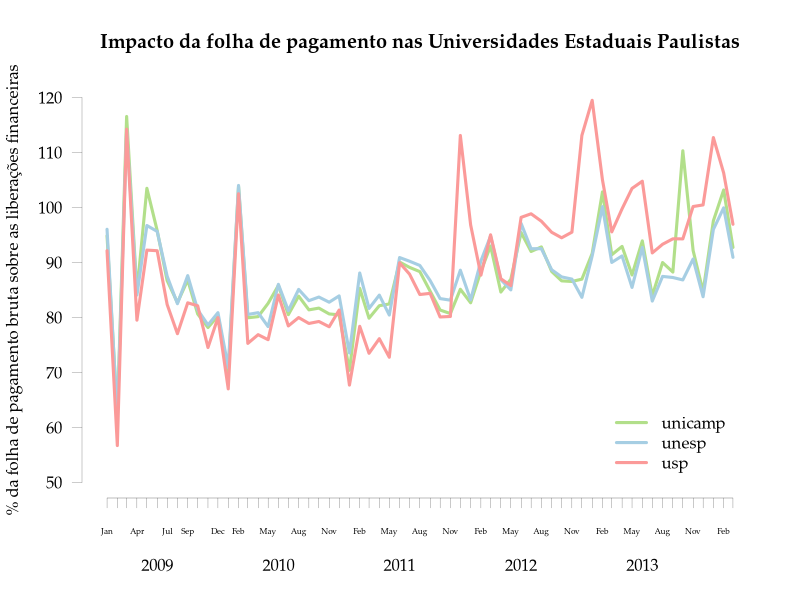

Write R code to recreate this figure.
library(RColorBrewer)

# Data from http://www.vrea.usp.br/?q=node/8
y2009 <- c(93.72,96.03,94.85,92.14,59.30,61.85,62.45,56.73,114.70,114.04,116.53,114.22,81.80,84.09,84.58,79.52,95.92,96.72,
                  103.48,92.25,93.84,95.65,95.80,92.14,84.63,87.51,86.71,82.37,79.69,82.51,82.71,77.06,84.83,87.61,86.81,82.67,81.61,
                  81.40,80.64,82.13,76.39,78.65,78.18,74.55,80.27,80.88,80.29,79.98)
y2010 <- c(68.66,70.92,69.97,67.03,103.17,104.00,103.84,102.49,77.65,80.55,79.95,75.30,78.61,80.88,80.16,76.88,78.07,78.35,82.57,75.97,84.96,86.03,85.82,
           84.09,79.62,81.25,80.52,78.47,82.13,85.11,83.88,79.99,80.50,83.06,81.39,78.92,80.93,83.72,81.71,79.28,79.95,82.78,80.65,78.32,81.79,83.93,80.48,81.36)

y2011 <- c(69.76,73.56,70.40,67.72,82.36,88.09,85.30,78.40,76.96,81.65,79.88,73.50,79.47,84.07,82.15,76.15,76.88,80.45,82.46,72.78,90.21,90.90,90.08,89.95,88.74,
           90.23,89.11,87.88,86.43,89.46,88.34,84.18,85.05,86.72,84.79,84.39,81.21,83.44,81.36,80.10,81.03,83.15,80.72,80.19,100.67,88.60,85.13,113.08)

y2012 <- c(90.25, 83.21,82.68,96.83,88.50,90.29,88.43,87.70,94.50,94.79,93.00,95.03,86.45,86.88,84.63,87.04,85.87,85.02,86.96,85.80,97.29,97.10,95.44,98.20,95.72,
           92.50,92.00,98.85,95.20,92.51,92.83,97.50,92.19,88.68,88.37,95.49,90.95,87.38,86.66,94.49,91.37,86.98,86.55,95.51,99.89,83.67,86.97,113.09)

y2013 <- c(106.15,91.19,91.64,119.47,103.32,100.15,102.83,105.00,93.24,90.01,91.40,95.56,96.08,91.19,92.92,99.75,95.44,85.47,87.73,103.46,99.34,92.75,93.93,104.77,
           87.81,82.99,83.95,91.74,91.12,87.47,89.99,93.31,91.19,87.27,88.26,94.30,96.14,86.83,110.30,94.29,96.00,90.63,92.18,100.17,92.76,83.78,84.70,100.46)

y2014 <- c(105.14,96.01,97.57,112.70,104.01,99.93,103.18,106.27,94.51,90.94,92.74,96.95)

# All in one table
yearMatrixlist <- lapply(list(y2009, y2010, y2011, y2012, y2013, y2014), matrix, ncol = 4, byrow= TRUE)
mtxGastoPessoal <- do.call(rbind, yearMatrixlist)

# To insert the date as date, transform in a df
dfGastoPessoal <- as.data.frame(mtxGastoPessoal)
dfGastoPessoal$Data <- seq.Date(as.Date("2009-01-01"), length.out = nrow(dfGastoPessoal), by= "month")
colnames(dfGastoPessoal) <- c("total", "unesp", "unicamp", "usp", "data")

# Just to look better
dfGastoPessoal <- dfGastoPessoal[,rev(colnames(dfGastoPessoal))] 


# Chart variables
faculdades <- c("unicamp", "unesp", "usp")
paleta <- brewer.pal(12, "Paired")
coresFaculdades <- c(unicamp = paleta[3], unesp = paleta[1], usp= paleta[5])
midleYear <- dfGastoPessoal$data[grepl("06-01", dfGastoPessoal$data)]
years <- gsub("-.*", "", midleYear)
yLim <- c(50,120)
yYearPos <- 35
  

png(filename = "pessoalUniversidadesEstaduaisPaulista.png", width = 1762, height = 808, pointsize=20)
par(family = "Palatino")

# Empty plot
plot(x = dfGastoPessoal$data, y = seq(from = yLim[1], to = yLim[2], length.out = nrow(dfGastoPessoal)), type = "n", xlab = "", ylab = "",
     axes = FALSE, main = "Impacto da folha de pagamento nas Universidades Estaduais Paulistas")
lwd = 3
for(i in faculdades) lines(x=dfGastoPessoal$data, y=dfGastoPessoal[,i], col = coresFaculdades[i], lwd = lwd )
axis(1, at = dfGastoPessoal$data, labels = format(dfGastoPessoal$data, "%b"), lwd = 0.2, cex.axis = 0.5)
axis(2, at = round(seq(from = yLim[1], to= yLim[2], 10)), las = 1, lwd = 0.2, cex.axis = 1)
legend(x = max(dfGastoPessoal$data), y = min(yLim), xjust=1, yjust = 0, box.lwd = 0, lwd = lwd,
       legend=names(coresFaculdades), lty =1, col = coresFaculdades)
par(xpd = TRUE)
mtext(text = "% da folha de pagamento bruta sobre as liberações financeiras", side=2, line= 3)
text(x = midleYear, y = yYearPos, labels= years)
dev.off()

